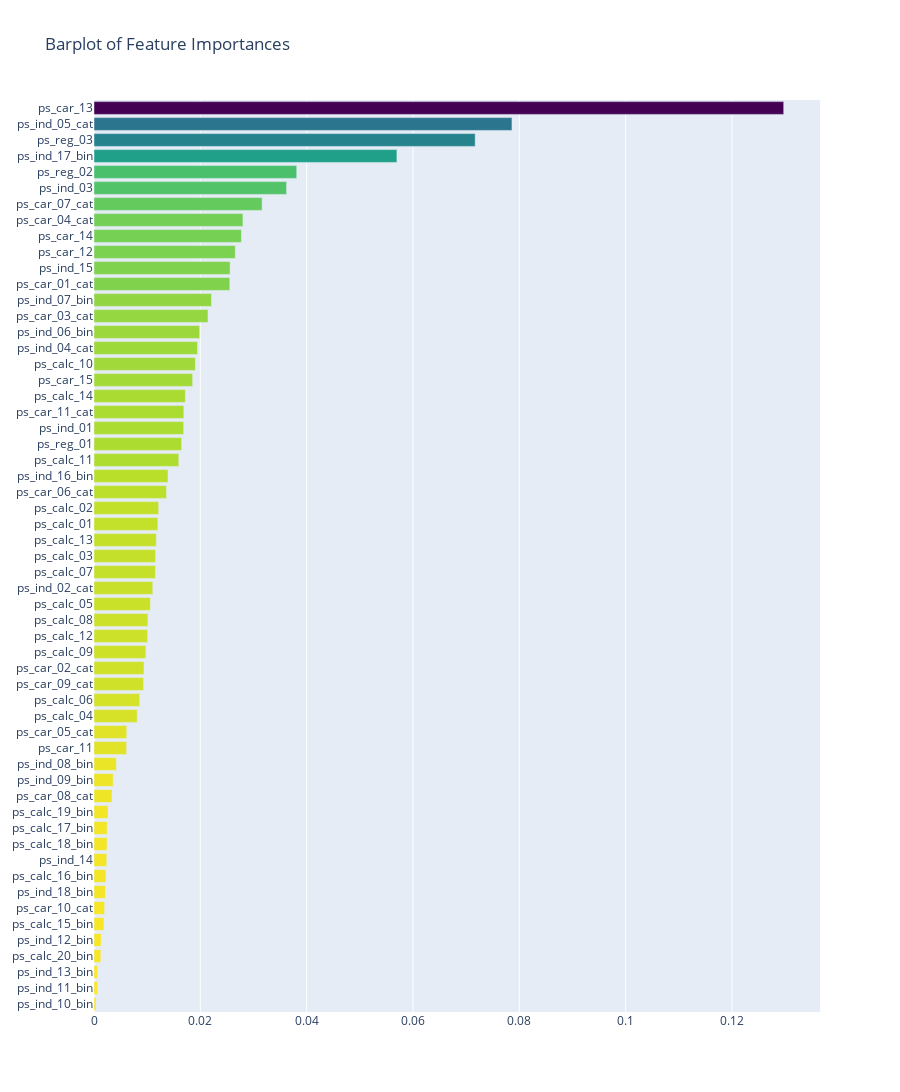

Notebook cell for this chart:
### Markdown cell above
Furthermore we could display a sorted list of all of the features ranked by order by their importance, from highest to lowest via the same plotly barplots as follows:
- feature importance를 sort해서 시각화해보자

### Code cell
x, y = (list(x) for x in zip(*sorted(zip(rf.feature_importances_,features),
                                    
                                    reverse=False)))
trace2 = go.Bar(
    x=x,
    y=y,
    marker=dict(
        color=x,
        colorscale='Viridis',
        reversescale=True,
    ),

    name='Random Forest Feature importance',
    orientation='h',
)

layout = dict(
    title='Barplot of Feature Importances',
    width = 900, height=2000,
    yaxis=dict(
        showgrid=False,
        showline=False,
        showticklabels=True,
        ))

fig1 = go.Figure(data=[trace2])
fig1['layout'].update(layout)
py.iplot(fig1, filename='plots')

### Figure 1 — Plotly figure (JSON) as saved in the notebook; plotly's stock layout.template omitted (floating-point values rounded to 4 significant figures)
{"data": [{"marker": {"color": [0.0003743, 0.0006586, 0.0006631, 0.001287, 0.001347, 0.00187, 0.00199, 0.002158, 0.002257, 0.002396, 0.002456, 0.00247, 0.00263, 0.003394, 0.003608, 0.004199, 0.006131, 0.006161, 0.008129, 0.008598, 0.009318, 0.009404, 0.00976, 0.01008, 0.01014, 0.01059, 0.01105, 0.01156, 0.01158, 0.01171, 0.01201, 0.01216, 0.01364, 0.01392, 0.01595, 0.01648, 0.01686, 0.0169, 0.01718, 0.01855, 0.01907, 0.01947, 0.01987, 0.02144, 0.02209, 0.02554, 0.0256, 0.02658, 0.02773, 0.02801, 0.03162, 0.03622, 0.03813, 0.05697, 0.0717, 0.07861, 0.1297], "colorscale": [[0, "#440154"], [0.1111, "#482878"], [0.2222, "#3e4989"], [0.3333, "#31688e"], [0.4444, "#26828e"], [0.5556, "#1f9e89"], [0.6667, "#35b779"], [0.7778, "#6ece58"], [0.8889, "#b5de2b"], [1, "#fde725"]], "reversescale": true}, "name": "Random Forest Feature importance", "orientation": "h", "type": "bar", "x": [0.0003743, 0.0006586, 0.0006631, 0.001287, 0.001347, 0.00187, 0.00199, 0.002158, 0.002257, 0.002396, 0.002456, 0.00247, 0.00263, 0.003394, 0.003608, 0.004199, 0.006131, 0.006161, 0.008129, 0.008598, 0.009318, 0.009404, 0.00976, 0.01008, 0.01014, 0.01059, 0.01105, 0.01156, 0.01158, 0.01171, 0.01201, 0.01216, 0.01364, 0.01392, 0.01595, 0.01648, 0.01686, 0.0169, 0.01718, 0.01855, 0.01907, 0.01947, 0.01987, 0.02144, 0.02209, 0.02554, 0.0256, 0.02658, 0.02773, 0.02801, 0.03162, 0.03622, 0.03813, 0.05697, 0.0717, 0.07861, 0.1297], "y": ["ps_ind_10_bin", "ps_ind_11_bin", "ps_ind_13_bin", "ps_calc_20_bin", "ps_ind_12_bin", "ps_calc_15_bin", "ps_car_10_cat", "ps_ind_18_bin", "ps_calc_16_bin", "ps_ind_14", "ps_calc_18_bin", "ps_calc_17_bin", "ps_calc_19_bin", "ps_car_08_cat", "ps_ind_09_bin", "ps_ind_08_bin", "ps_car_11", "ps_car_05_cat", "ps_calc_04", "ps_calc_06", "ps_car_09_cat", "ps_car_02_cat", "ps_calc_09", "ps_calc_12", "ps_calc_08", "ps_calc_05", "ps_ind_02_cat", "ps_calc_07", "ps_calc_03", "ps_calc_13", "ps_calc_01", "ps_calc_02", "ps_car_06_cat", "ps_ind_16_bin", "ps_calc_11", "ps_reg_01", "ps_ind_01", "ps_car_11_cat", "ps_calc_14", "ps_car_15", "ps_calc_10", "ps_ind_04_cat", "ps_ind_06_bin", "ps_car_03_cat", "ps_ind_07_bin", "ps_car_01_cat", "ps_ind_15", "ps_car_12", "ps_car_14", "ps_car_04_cat", "ps_car_07_cat", "ps_ind_03", "ps_reg_02", "ps_ind_17_bin", "ps_reg_03", "ps_ind_05_cat", "ps_car_13"]}], "layout": {"height": 2000, "title": {"text": "Barplot of Feature Importances"}, "width": 900, "yaxis": {"showgrid": false, "showline": false, "showticklabels": true}}}
